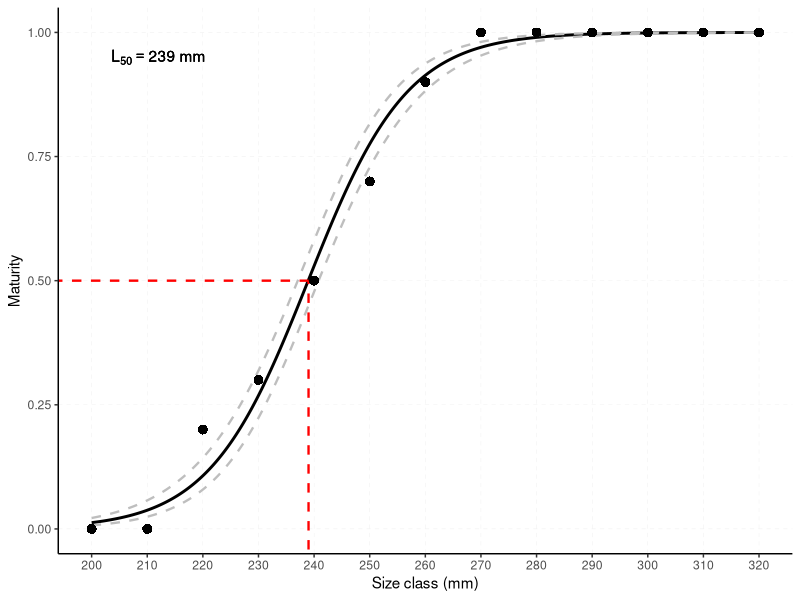

Generate this figure with R:
## Size at maturity ##
## by Lucas Rodrigues 31/03/23 ##

# libraries
library(readxl)
library(car)
library(ggplot2)
library(emmeans)
library(dplyr)

# insert data
data <- read_excel("example_maturity_at_size.xlsx", sheet = "Plan1")

# frequentist Binomial model
mod <- glm(cbind(mature, total-mature) ~ class, data = data, family = binomial(link="logit"))
Anova(mod)

# generating data from model
yhat.df <- emmeans(mod, ~ class, at=list(class=seq(min(data$class),max(data$class),by=ifelse(max(data$class)>1000,1,.1))), type='response') %>%
  as.data.frame()

# choose the cutoff! ex. .5, .9, etc
prob_mat <- .5

# size at maturity
cut <- filter(yhat.df, prob >= prob_mat)

SzAtMat <- round(min(cut$class),1)
SzAtMat

# plot
ggplot() +
  geom_line(data = yhat.df, aes(y = prob, x = class), col="black", lty=1, lwd=1) +
  geom_line(data = yhat.df, aes(y = asymp.LCL, x = class), col="grey", lty=2, lwd=.8) +
  geom_line(data = yhat.df, aes(y = asymp.UCL, x = class), col="grey", lty=2, lwd=.8) +
  geom_segment(aes(x = -15, xend = SzAtMat, y = prob_mat, yend = prob_mat), color ="red", size =.8, linetype = "dashed")+
  geom_segment(aes(x = SzAtMat, xend = SzAtMat, y = -.5, yend = prob_mat), color ="red", size =.8, linetype = "dashed")+
  geom_point(data = data, aes(x = class, y = mature/total), colour = "black", shape = 16, size=3)+
  annotate(geom = "text",x = quantile(seq(min(data$class),max(data$class)),.1), y = .95, label = bquote(L[50] == .(SzAtMat) ~ "mm"), color = "black") +
  ylab("Maturity") +
  xlab("Size class (mm)") +
  scale_x_continuous(breaks = as.numeric(data$class)) +
  coord_cartesian(xlim = c(min(data$class),max(data$class)), ylim = c(0,1))+
   theme(panel.background = element_blank(),
        axis.line = element_line(colour = "black"),
        panel.grid.major = element_line(color = "grey90", linewidth = 0.1, linetype = 2), legend.position = 'none')

# saving plot
#ggsave("image1.jpeg", width = 120, height = 100, units = c("mm"), dpi = 600)
